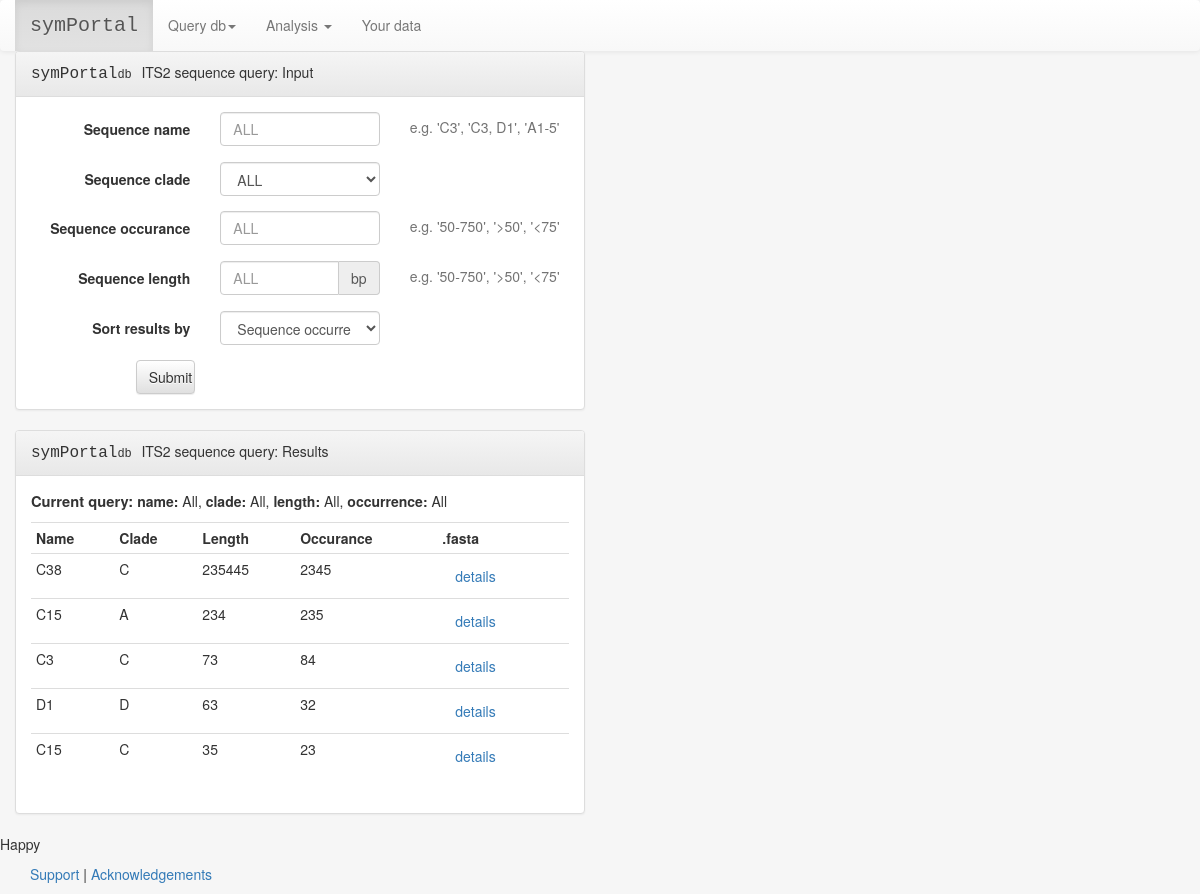
/symPortal/seqQuery, run on the app's committed database.
### dbApp/models.py (models this page shows, shortened)
class its2Seq(models.Model):
    name = models.CharField(max_length=20)
    sequence = models.TextField()
    length = models.IntegerField()
    clade = models.CharField(max_length=10)
    occurrence = models.IntegerField()

### dbApp/views.py (the view, shortened to what this page needs)
def seqQuery(request):
    querySetToReturn = None
    queryDictPrint = {}
    if request.method == 'GET':
        querySetToReturn = its2Seq.objects.all().order_by('-occurrence') # This returns a queryset that can then be refined/filtered
        queryDictPrint = {'seq_namePrint': 'All', 'seq_cladePrint': 'All',
                          'seq_lengthPrint': 'All',
                          'seq_occurrencePrint': 'All'}
    return render(request, 'dbApp/seqQuery.html', {'querySet':querySetToReturn, 'queryDictPrint':queryDictPrint})

### dbApp/templates/dbApp/seqQuery.html (shortened to what this page needs)
{% extends "dbApp/header.html" %}
{% block content %}
<div class="container-fluid">
    <div class="row">
        <div class="col-md-6">
            <div class="panel panel-default">
                <div class="panel-heading">
                    <span style= "font-family: Consolas,Monaco,Lucida Console,Liberation Mono,DejaVu Sans Mono,Bitstream Vera Sans Mono,Courier New; font-size: 16px" >
                            symPortal<span style="font-size:12px">db</span>
                        </span>
                        ITS2 sequence query: Input
                </div>
                <div class="panel-body">
                    <form action="{% url 'dbApp:seqQuery' %}" method="post" class="form-horizontal">
                        <div class="form-group">
                            <label for="seq_name" class="col-md-4 control-label" style="display:block;">Sequence name</label>
                            <div class="col-md-4">
                                <input type="text" name="seq_name" class="form-control" id="seq_name" placeholder="ALL" aria-describedby="seq_name_helpblock">
                            </div>
                            <div class="col-md-4">
                                <span id="seq_name_helpblock" class="help-block">e.g. 'C3', 'C3, D1', 'A1-5'</span>
                            </div>
                        </div>
                        <div class="form-group">
                            <label for="seq_clade" class="col-md-4 control-label">Sequence clade</label>
                            <div class="col-md-4">
                                <select class="form-control" name="seq_clade" id="seq_clade" aria-describedby="seq_clade_helpblock">
                                    <option selected="selected">ALL</option>
                                </select>
                            </div>
                        </div>
                        <div class="form-group">
                            <label for="seq_occurrence" class="col-md-4 control-label">Sequence occurance</label>
                            <div class="col-md-4">
                                <input type="text" class="form-control" name="seq_occurrence"  id="seq_occurrence" aria-describedby="seq_occurrence_helpblock" placeholder="ALL">
                            </div>
                            <div class="col-md-4">
                                <span id="seq_occurrence_helpblock" class="help-block">e.g. '50-750', '>50', '<75' </span>
                            </div>
                        </div>
                        <div class="form-group">
                            <label for="seq_length" class="col-md-4 control-label">Sequence length</label>
                            <div class="col-md-4">
                                <div class="input-group">
                                    <input type="text" class="form-control" name="seq_length"  id="seq_length" min="0" aria-describedby="seq_length_helpblock" placeholder="ALL">
                                    <div class="input-group-addon">bp</div>
                                </div>
                            </div>
                            <div class="col-md-4">
                                <span id="seq_length_helpblock" class="help-block">e.g. '50-750', '>50', '<75' </span>
                            </div>
                        </div>
                        <div class="form-group">
                            <label for="seq_clade" class="col-md-4 control-label">Sort results by</label>
                            <div class="col-md-4">
                                <select class="form-control" name="seq_sortby" id="seq_sortby" aria-describedby="seq_clade_helpblock">
                                    <option selected="selected">Sequence occurrence</option>
                                </select>
                            </div>
                        </div>
                        <div class="col-md-offset-2 col-md-2">
                            <button type="submit" class="btn btn-default form-control">Submit</button>
                        </div>
                    </form>
                </div>
            </div>
        </div>
    </div>
    <div class="row">
        <div class="col-md-6">
            <div class="panel panel-default">
                <div class="panel-heading">
                    <span style= "font-family: Consolas,Monaco,Lucida Console,Liberation Mono,DejaVu Sans Mono,Bitstream Vera Sans Mono,Courier New; font-size: 16px" >
                            symPortal<span style="font-size:12px">db</span>
                        </span>
                        ITS2 sequence query: Results
                </div>
                <div class="panel-body">
                    <p>
                        <strong style="font-size:105%;">Current query: </strong>
                        <strong>name:</strong> {{queryDictPrint.seq_namePrint}},
                        <strong>clade:</strong> {{queryDictPrint.seq_cladePrint}},
                        <strong>length:</strong> {{queryDictPrint.seq_lengthPrint}},
                        <strong>occurrence:</strong> {{queryDictPrint.seq_occurrencePrint}}
                    </p>
                    <table class="table table-hover table-condensed">
                        <tr>
                            <th>Name</th>
                            <th>Clade</th>
                            <th>Length</th>
                            <th>Occurance</th>
                            <th>.fasta</th>
                        </tr>
                        {% for seq in querySet %}
                        <tr>
                            <td>{{seq.name}}</td>
                            <td>{{seq.clade}}</td>
                            <td>{{seq.length}}</td>
                            <td>{{seq.occurrence}}</td>
                            <td><button type="button" class="btn btn-link" id="{{seq.id}}" data-toggle="modal" data-target="#seqModal" data-seq_id="{{seq.id}}">details</button></td>
                        </tr>
                        {% endfor %}
                    </table>
                </div>
            </div>
        </div>
    </div>
    <div class="row">
        <p id="testText">Let's see if this changes</p>
    </div>
</div>
{% block additionalLinks %}
{% load staticfiles %}
{% endblock %}
{% endblock %}

### dbApp/templates/dbApp/header.html (shortened to what this page needs)
<!DOCTYPE html>
<html lang="en">
<head>
	{% include "./includes/links.html" %}
	{% include "./includes/navBar.html" %}
</head>
<body class="body" style="background-color:#f6f6f6">
	{% block content %}
	{% endblock %}
	<footer>
		<div class="container-fluid" style='margin-left:15px'>
			<p><a href="#" target="blank">Support</a> | <a href="#" target="blank">Acknowledgements</a> </p>
		</div>
	</footer>
</body>
</html>

### dbApp/templates/dbApp/includes/links.html (shortened to what this page needs)
	{% load staticfiles %}
	<link rel="stylesheet" href="https://maxcdn.bootstrapcdn.com/bootstrap/3.3.7/css/bootstrap.min.css">
	<link rel="stylesheet" href="https://maxcdn.bootstrapcdn.com/bootstrap/3.3.7/css/bootstrap-theme.min.css">
	<link rel="stylesheet" href="https://cdnjs.cloudflare.com/ajax/libs/bootstrap-select/1.12.1/css/bootstrap-select.min.css">

### dbApp/templates/dbApp/includes/navBar.html (shortened to what this page needs)
	<nav class="nav navbar-default">
		<div class="container-fluid">
			<ul class="nav navbar-nav">
				<li class="active"><a href="."><span style= "font-family: Consolas,Monaco,Lucida Console,Liberation Mono,DejaVu Sans Mono,Bitstream Vera Sans Mono,Courier New; font-size: 20px" >symPortal</span></a></li>
				<li class="dropdown">
					<a href="#" class="dropdown-toggle" data-toggle="dropdown" role="button" aria-haspopup="true" aria-expanded="false">Query db<span class="caret"></span></a>
				</li>
				<li class="dropdown">
					<a href="#" class="dropdown-toggle" data-toggle="dropdown" role="button" aria-haspopup="true" aria-expanded="false">Analysis <span class="caret"></span></a>
				</li>
				<li><a href="#">Your data</a></li>
			</ul>
		</div>
	</nav>

### dbApp/templates/dbApp/includes/links.html (style rules this page uses)
html, body { height:100% }

### data on the page
its2Seq: name "C38", clade "C", length "235445", occurrence "2345"
its2Seq: name "C15", clade "A", length "234", occurrence "235"
its2Seq: name "C3", clade "C", length "73", occurrence "84"
its2Seq: name "D1", clade "D", length "63", occurrence "32"
its2Seq: name "C15", clade "C", length "35", occurrence "23"

### other printed values
{{ queryDictPrint.seq_namePrint }} "All"
{{ queryDictPrint.seq_cladePrint }} "All"
{{ queryDictPrint.seq_lengthPrint }} "All"
{{ queryDictPrint.seq_occurrencePrint }} "All"
